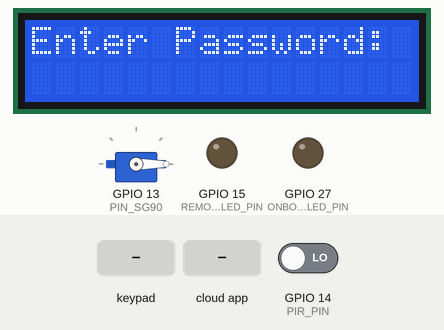
This sketch was run on a simulated ESP32. On the bench: servo, 16×2 character LCD, output pins drawn as LEDs (lit = HIGH). The test bench sets the inputs (shaded band); at power-on: GPIO 14 (PIR_PIN) LOW. WiFi joins after 1.5 s; servers stay silent unless stated; EEPROM starts erased; the Firebase database answers and starts empty; what the sketch prints to the serial monitor is not drawn.

Above: at 2.9 s.
3.0 s: keypad keys 4 1 6 1 7 5 # pressed 0.4 s apart
At 6.4 s:
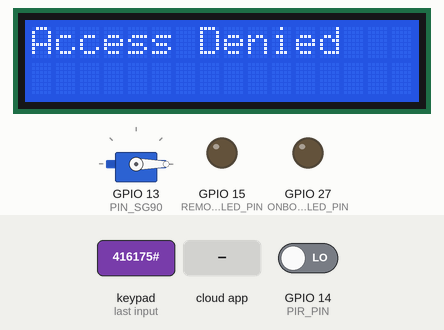
7.3 s: the phone or cloud app sets lockState to 1
At 11.5 s:
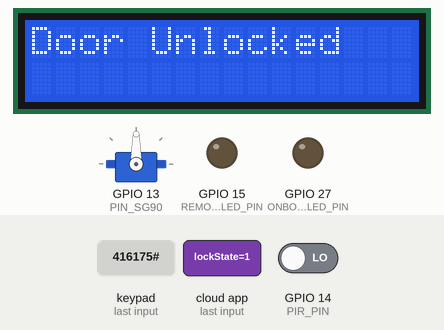
11.8 s: GPIO 14 (PIR_PIN) driven HIGH
At 12.7 s:
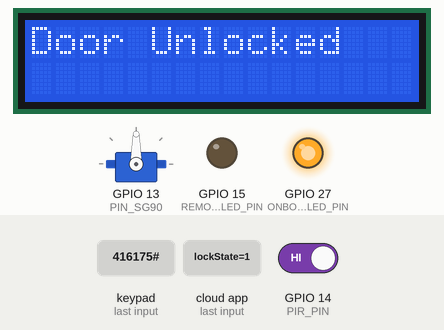
13.4 s: the phone or cloud app sets remoteLedState to 1
At 16.6 s:
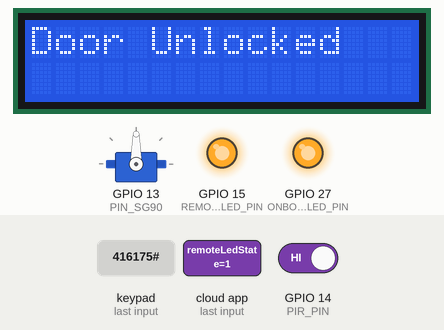
16.9 s: the phone or cloud app sets lockState to 0
At 21.4 s:
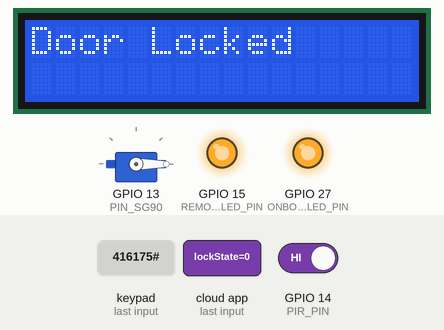
21.8 s: the phone or cloud app sets remoteLedState to 0
At 26.7 s:
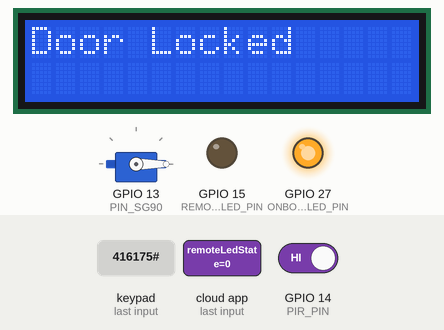
Timing chart, 0 to 27.9 s (numbered marks = the images above; inputs shaded):
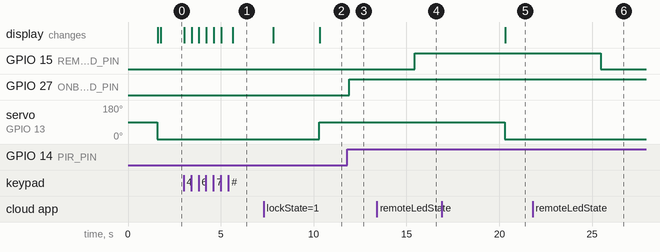

Measured:
- after the input at 3.0 s, the display: first changes at once (image 1 shows a later state)
- after the input at 7.3 s, servo on GPIO 13 (PIN_SG90): 0° → 90° after 3.0 s; the display: first differs from a run without the input after 3.0 s (image 2)
- after the input at 11.8 s, GPIO 27 (ONBOARD_LED_PIN): LOW → HIGH after 0.12 s
- after the input at 13.4 s, GPIO 15 (REMOTE_LED_PIN): LOW → HIGH after 2.1 s
- after the input at 16.9 s, servo on GPIO 13 (PIN_SG90): 90° → 0° after 3.4 s; the display: changes after 3.4 s (image 5)
- after the input at 21.8 s, GPIO 15 (REMOTE_LED_PIN): HIGH → LOW after 3.7 s

The sketch:

main.ino
```cpp
#include <WiFi.h>
#include <FirebaseESP32.h>
#include <addons/TokenHelper.h>
#include <ESP32Servo.h>
#include <Wire.h>
#include <LiquidCrystal_I2C.h>
#include <Keypad.h>
#include <Preferences.h>

// WiFi credentials
const char *ssid = "Yourssid";
const char *password = "yourpass";

// Firebase credentials
#define FIREBASE_HOST "yourhost"
#define FIREBASE_AUTH "yourauth"

// Define Firebase Data object
FirebaseData fbdo;
FirebaseAuth auth;
FirebaseConfig config;

// Servo setup
Servo sg90;
#define PIN_SG90 13
const int lockedPosition = 0;
const int unlockedPosition = 90;

// LCD setup
LiquidCrystal_I2C lcd(0x27, 16, 2);

// Keypad setup
const byte ROWS = 4;
const byte COLS = 3;
char keys[ROWS][COLS] = {
    {'1', '2', '3'},
    {'4', '5', '6'},
    {'7', '8', '9'},
    {'*', '0', '#'}};
byte rowPins[ROWS] = {4, 16, 17, 5};
byte colPins[COLS] = {18, 19, 23};
Keypad keypad = Keypad(makeKeymap(keys), rowPins, colPins, ROWS, COLS);

// Password setup
String passwordLock = "1234"; // Default password
String input = "";

// PIR sensor and LED setup
#define PIR_PIN 14
#define ONBOARD_LED_PIN 27
#define REMOTE_LED_PIN 15

// State variables
bool remoteLedState = false;
bool lockState = false;
bool motionDetected = false;

// Timers for periodic tasks
unsigned long lastWiFiCheck = 0;
unsigned long lastFirebaseUpdate = 0;
unsigned long lastMotionCheck = 0;
const unsigned long wifiCheckInterval = 30000;     // Check WiFi every 30 seconds
const unsigned long firebaseUpdateInterval = 5000; // Update Firebase every 5 seconds
const unsigned long motionCheckInterval = 1000;    // Check motion every second

// Preferences for storing data
Preferences preferences;

void setup()
{
  Serial.begin(115200);
  preferences.begin("smartlock", false);

  pinMode(ONBOARD_LED_PIN, OUTPUT);
  pinMode(REMOTE_LED_PIN, OUTPUT);
  pinMode(PIR_PIN, INPUT);

  // Servo setup
  sg90.setPeriodHertz(50);
  sg90.attach(PIN_SG90, 500, 2400);

  // LCD setup
  lcd.init();
  lcd.backlight();
  lcd.clear();
  lcd.print("Initializing...");

  // Load saved password
  passwordLock = preferences.getString("password", passwordLock);

  // Keypad setup - Set debounce time to 0 for faster response
  keypad.setDebounceTime(0);

  // Initial connection
  connectWiFi();
  initFirebase();

  // Lock the door initially
  lockDoor();

  lcd.clear();
  lcd.print("Enter Password:");
}

void loop()
{
  unsigned long currentMillis = millis();

  // Priority 1: Check keypad input
  checkKeypad();

  // Priority 2: Handle motion detection
  if (currentMillis - lastMotionCheck >= motionCheckInterval)
  {
    checkMotion();
    lastMotionCheck = currentMillis;
  }

  // Lower priority tasks
  if (currentMillis - lastWiFiCheck >= wifiCheckInterval)
  {
    checkWiFiConnection();
    lastWiFiCheck = currentMillis;
  }

  if (currentMillis - lastFirebaseUpdate >= firebaseUpdateInterval)
  {
    if (Firebase.ready())
    {
      updateFirebaseStates();
      handleFirebaseData();
    }
    lastFirebaseUpdate = currentMillis;
  }

  // No delay in the main loop to keep it responsive
}

void connectWiFi()
{
  WiFi.begin(ssid, password);
  Serial.print("Connecting to Wi-Fi");
  int attempts = 0;
  while (WiFi.status() != WL_CONNECTED && attempts < 20)
  {
    delay(500);
    Serial.print(".");
    attempts++;
  }
  if (WiFi.status() == WL_CONNECTED)
  {
    Serial.println("\nConnected to WiFi");
    Serial.print("IP address: ");
    Serial.println(WiFi.localIP());
  }
  else
  {
    Serial.println("\nFailed to connect to WiFi");
  }
}

void initFirebase()
{
  config.database_url = FIREBASE_HOST;
  config.signer.tokens.legacy_token = FIREBASE_AUTH;

  Firebase.begin(&config, &auth);
  Firebase.reconnectWiFi(true);

  Serial.println("Connecting to Firebase...");
  int attempts = 0;
  while (!Firebase.ready() && attempts < 20)
  {
    Serial.print(".");
    delay(500);
    attempts++;
  }
  if (Firebase.ready())
  {
    Serial.println("\nConnected to Firebase");
  }
  else
  {
    Serial.println("\nFailed to connect to Firebase");
  }
}

void checkKeypad()
{
  if (keypad.getKeys())
  {
    for (int i = 0; i < LIST_MAX; i++)
    {
      if (keypad.key[i].stateChanged)
      {
        switch (keypad.key[i].kstate)
        {
        case PRESSED:
          handleKeypadInput(keypad.key[i].kchar);
          break;
        }
      }
    }
  }
}

void handleKeypadInput(char key)
{
  if (key == '#')
  {
    checkPassword();
  }
  else if (key == '*')
  {
    input = "";
    updateLCD();
  }
  else
  {
    input += key;
    updateLCD();
  }
}

void updateLCD()
{
  lcd.clear();
  lcd.setCursor(0, 0);
  lcd.print("Enter Password:");
  lcd.setCursor(0, 1);
  for (int i = 0; i < input.length(); i++)
  {
    lcd.print('*');
  }
}

void checkPassword()
{
  if (input == passwordLock)
  {
    lcd.clear();
    lcd.print("Access Granted");
    unlockDoor();
    sendNotification("Door Unlocked", "Someone has entered the home.");
    delay(5000);
    lockDoor();
    lcd.clear();
    lcd.print("Door Locked");
    delay(1000);
    // Reset failed attempts on successful entry
    Firebase.setInt(fbdo, "/failedAttempts", 0);
  }
  else
  {
    lcd.clear();
    lcd.print("Access Denied");
    delay(2000);
    // Increment failed attempts
    incrementFailedAttempts();
  }
  input = "";
  updateLCD();
}

void incrementFailedAttempts()
{
  if (Firebase.ready())
  {
    FirebaseJson json;
    json.add("timestamp", Firebase.getCurrentTime());
    json.add("attempts", 1);

    if (Firebase.pushAsync(fbdo, "/failedAttempts", json))
    {
      Serial.println("Failed attempt recorded successfully");
    }
    else
    {
      Serial.println("Failed to record failed attempt");
      Serial.println("REASON: " + fbdo.errorReason());
    }
  }
}

void unlockDoor()
{
  sg90.write(unlockedPosition);
  lockState = true;
  lcd.clear();
  lcd.print("Door Unlocked");
  updateFirebaseLockState(true);
}

void lockDoor()
{
  sg90.write(lockedPosition);
  lockState = false;
  lcd.clear();
  lcd.print("Door Locked");
  updateFirebaseLockState(false);
}

void checkMotion()
{
  bool currentMotionState = digitalRead(PIR_PIN) == HIGH;
  digitalWrite(ONBOARD_LED_PIN, currentMotionState ? HIGH : LOW);
  if (currentMotionState != motionDetected)
  {
    motionDetected = currentMotionState;
    updateFirebaseMotionState(motionDetected);
    if (motionDetected)
    {
      sendNotification("Motion Detected", "Movement detected near the smart lock.");
    }
  }
}

void updateFirebaseLockState(bool isUnlocked)
{
  if (Firebase.setBool(fbdo, "/lockState", isUnlocked))
  {
    Serial.println("Firebase lock state updated successfully");
  }
  else
  {
    Serial.println("Failed to update Firebase lock state");
    Serial.println("REASON: " + fbdo.errorReason());
  }
}

void updateFirebaseMotionState(bool detected)
{
  if (Firebase.setBoolAsync(fbdo, "/motionDetected", detected))
  {
    Serial.println("Firebase motion state update queued successfully");
  }
  else
  {
    Serial.println("Failed to queue Firebase motion state update");
    Serial.println("REASON: " + fbdo.errorReason());
  }
}

void updateFirebaseStates()
{
  FirebaseJson json;
  json.set("lockState", lockState);
  json.set("remoteLedState", remoteLedState);
  json.set("motionDetected", motionDetected);

  if (Firebase.updateNodeAsync(fbdo, "/", json))
  {
    Serial.println("Firebase states update queued successfully");
  }
  else
  {
    Serial.println("Failed to queue Firebase states update");
    Serial.println("REASON: " + fbdo.errorReason());
  }
}

void handleFirebaseData()
{
  if (Firebase.getBool(fbdo, "/lockState"))
  {
    bool remoteLocKState = fbdo.boolData();
    if (remoteLocKState != lockState)
    {
      if (remoteLocKState)
      {
        unlockDoor();
        sendNotification("Door Unlocked", "Door unlocked remotely.");
      }
      else
      {
        lockDoor();
        sendNotification("Door Locked", "Door locked remotely.");
      }
    }
  }

  if (Firebase.getBool(fbdo, "/remoteLedState"))
  {
    bool currentRemoteLEDState = fbdo.boolData();
    if (currentRemoteLEDState != remoteLedState)
    {
      remoteLedState = currentRemoteLEDState;
      digitalWrite(REMOTE_LED_PIN, remoteLedState ? HIGH : LOW);
      Serial.println(remoteLedState ? "Remote LED ON" : "Remote LED OFF");
    }
  }

  if (Firebase.getString(fbdo, "/newPassword"))
  {
    String newPassword = fbdo.stringData();
    if (newPassword != "" && newPassword != passwordLock)
    {
      passwordLock = newPassword;
      preferences.putString("password", passwordLock);
      Firebase.setString(fbdo, "/newPassword", "");
      sendNotification("Password Changed", "The smart lock password has been updated.");
    }
  }
}

void sendNotification(const char *title, const char *body)
{
  FirebaseJson json;
  json.add("title", title);
  json.add("body", body);

  if (Firebase.pushAsync(fbdo, "/notifications", json))
  {
    Serial.println("Notification queued successfully");
  }
  else
  {
    Serial.println("Failed to queue notification");
    Serial.println("REASON: " + fbdo.errorReason());
  }
}

void checkWiFiConnection()
{
  if (WiFi.status() != WL_CONNECTED)
  {
    Serial.println("WiFi connection lost. Reconnecting...");
    WiFi.disconnect();
    WiFi.begin(ssid, password);
  }
}
```
